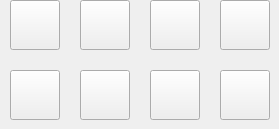
       <widget class="QWidget" name="page1">
        <widget class="QPushButton" name="tanBtn">
         <property name="geometry">
          <rect>
           <x>220</x>
           <y>70</y>
           <width>50</width>
           <height>50</height>
          </rect>
         </property>
         <property name="maximumSize">
          <size>
           <width>50</width>
           <height>50</height>
          </size>
         </property>
         <property name="text">
          <string/>
         </property>
         <property name="icon">
          <iconset resource="calcres.qrc">
           <normaloff>:/MyFiles/btnTan.png</normaloff>:/MyFiles/btnTan.png</iconset>
         </property>
         <property name="iconSize">
          <size>
           <width>50</width>
           <height>50</height>
          </size>
         </property>
        </widget>
        <widget class="QPushButton" name="sinBtn">
         <property name="geometry">
          <rect>
           <x>80</x>
           <y>70</y>
           <width>50</width>
           <height>50</height>
          </rect>
         </property>
         <property name="maximumSize">
          <size>
           <width>50</width>
           <height>50</height>
          </size>
         </property>
         <property name="text">
          <string/>
         </property>
         <property name="icon">
          <iconset resource="calcres.qrc">
           <normaloff>:/MyFiles/btnSin.png</normaloff>:/MyFiles/btnSin.png</iconset>
         </property>
         <property name="iconSize">
          <size>
           <width>50</width>
           <height>50</height>
          </size>
         </property>
        </widget>
        <widget class="QPushButton" name="cosBtn">
         <property name="geometry">
          <rect>
           <x>150</x>
           <y>70</y>
           <width>50</width>
           <height>50</height>
          </rect>
         </property>
         <property name="maximumSize">
          <size>
           <width>50</width>
           <height>50</height>
          </size>
         </property>
         <property name="text">
          <string/>
         </property>
         <property name="icon">
          <iconset resource="calcres.qrc">
           <normaloff>:/MyFiles/btnCos.png</normaloff>:/MyFiles/btnCos.png</iconset>
         </property>
         <property name="iconSize">
          <size>
           <width>50</width>
           <height>50</height>
          </size>
         </property>
        </widget>
        <widget class="QPushButton" name="logBtn">
         <property name="geometry">
          <rect>
           <x>10</x>
           <y>70</y>
           <width>50</width>
           <height>50</height>
          </rect>
         </property>
         <property name="maximumSize">
          <size>
           <width>50</width>
           <height>50</height>
          </size>
         </property>
         <property name="text">
          <string/>
         </property>
         <property name="icon">
          <iconset resource="calcres.qrc">
           <normaloff>:/MyFiles/btnLOG.png</normaloff>:/MyFiles/btnLOG.png</iconset>
         </property>
         <property name="iconSize">
          <size>
           <width>50</width>
           <height>50</height>
          </size>
         </property>
        </widget>
        <widget class="QPushButton" name="lnBtn">
         <property name="geometry">
          <rect>
           <x>10</x>
           <y>0</y>
           <width>50</width>
           <height>50</height>
          </rect>
         </property>
         <property name="maximumSize">
          <size>
           <width>50</width>
           <height>50</height>
          </size>
         </property>
         <property name="text">
          <string/>
         </property>
         <property name="icon">
          <iconset resource="calcres.qrc">
           <normaloff>:/MyFiles/btnLN.png</normaloff>:/MyFiles/btnLN.png</iconset>
         </property>
         <property name="iconSize">
          <size>
           <width>50</width>
           <height>50</height>
          </size>
         </property>
        </widget>
        <widget class="QPushButton" name="sinhBtn">
         <property name="geometry">
          <rect>
           <x>80</x>
           <y>0</y>
           <width>50</width>
           <height>50</height>
          </rect>
         </property>
         <property name="maximumSize">
          <size>
           <width>50</width>
           <height>50</height>
          </size>
         </property>
         <property name="text">
          <string/>
         </property>
         <property name="icon">
          <iconset resource="calcres.qrc">
           <normaloff>:/MyFiles/btnSinh.png</normaloff>:/MyFiles/btnSinh.png</iconset>
         </property>
         <property name="iconSize">
          <size>
           <width>50</width>
           <height>50</height>
          </size>
         </property>
        </widget>
        <widget class="QPushButton" name="coshBtn">
         <property name="geometry">
          <rect>
           <x>150</x>
           <y>0</y>
           <width>50</width>
           <height>50</height>
          </rect>
         </property>
         <property name="maximumSize">
          <size>
           <width>50</width>
           <height>50</height>
          </size>
         </property>
         <property name="text">
          <string/>
         </property>
         <property name="icon">
          <iconset resource="calcres.qrc">
           <normaloff>:/MyFiles/btnCosh.png</normaloff>:/MyFiles/btnCosh.png</iconset>
         </property>
         <property name="iconSize">
          <size>
           <width>50</width>
           <height>50</height>
          </size>
         </property>
        </widget>
        <widget class="QPushButton" name="tanhBtn">
         <property name="geometry">
          <rect>
           <x>220</x>
           <y>0</y>
           <width>50</width>
           <height>50</height>
          </rect>
         </property>
         <property name="maximumSize">
          <size>
           <width>50</width>
           <height>50</height>
          </size>
         </property>
         <property name="text">
          <string/>
         </property>
         <property name="icon">
          <iconset resource="calcres.qrc">
           <normaloff>:/MyFiles/btnTanh.png</normaloff>:/MyFiles/btnTanh.png</iconset>
         </property>
         <property name="iconSize">
          <size>
           <width>50</width>
           <height>50</height>
          </size>
         </property>
        </widget>
       </widget>
